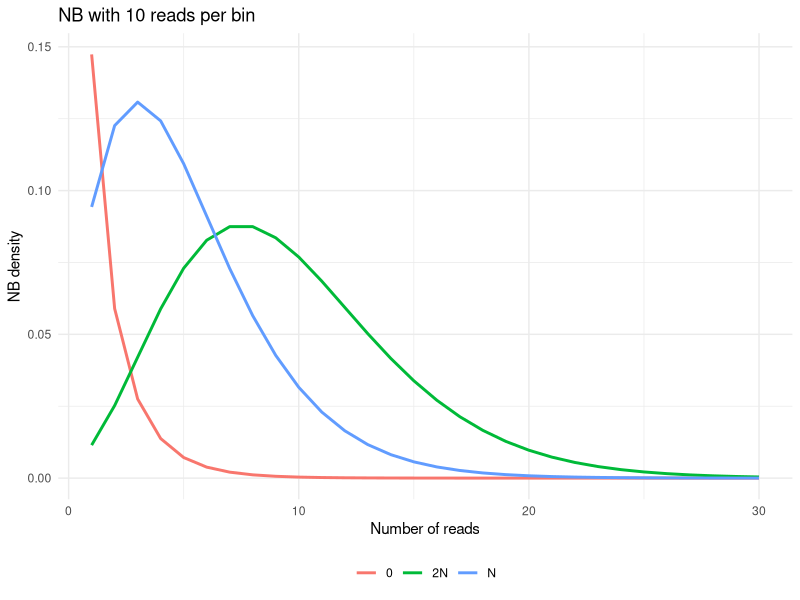
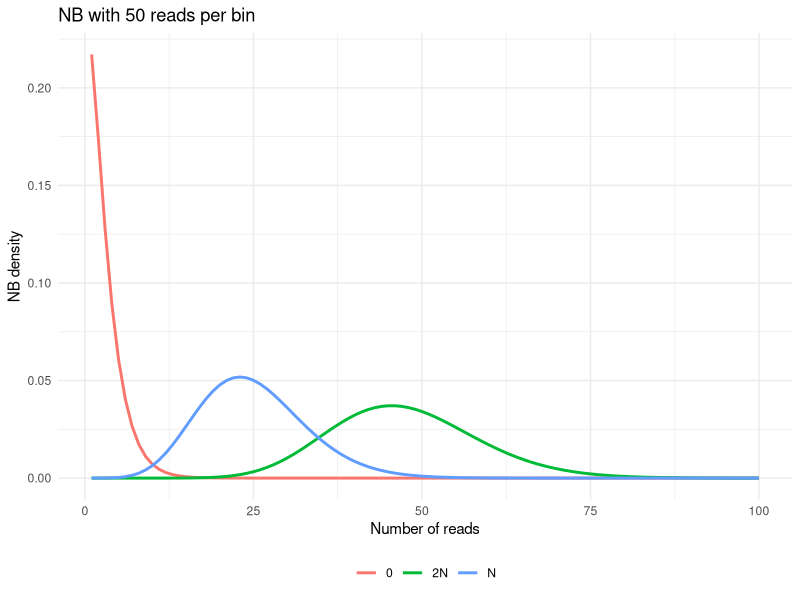

Recreate these plots in R, in order.
library(ggplot2)
library(data.table)
p = 0.4
x = seq(1,30)
y1 = dnbinom(x, 9.5*p/(1-p), p)
y2 = dnbinom(x,   5*p/(1-p), p)
y3 = dnbinom(x, 0.5*p/(1-p), p)
ggplot(data.table(x=rep(x,3),y=c(y1,y2,y3),t=c(rep("2N",30),rep("N",30),rep("0",30)))) + 
    aes(x,y,col=t) + geom_line(size=1) + theme_minimal() + 
    xlab("Number of reads") + ylab("NB density") + 
    ggtitle("NB with 10 reads per bin") + theme(legend.position = "bottom") + 
    scale_color_discrete(name = NULL)


x = seq(1,100)
y1 = dnbinom(x, 47.5*p/(1-p), p)
y2 = dnbinom(x,   25*p/(1-p), p)
y3 = dnbinom(x,  2.5*p/(1-p), p)
ggplot(data.table(x=rep(x,3),y=c(y1,y2,y3),t=c(rep("2N",100),rep("N",100),rep("0",100)))) + 
    aes(x,y,col=t) + geom_line(size=1) + theme_minimal() + 
    xlab("Number of reads") + ylab("NB density") + 
    ggtitle("NB with 50 reads per bin") + theme(legend.position = "bottom") + 
    scale_color_discrete(name = NULL)
